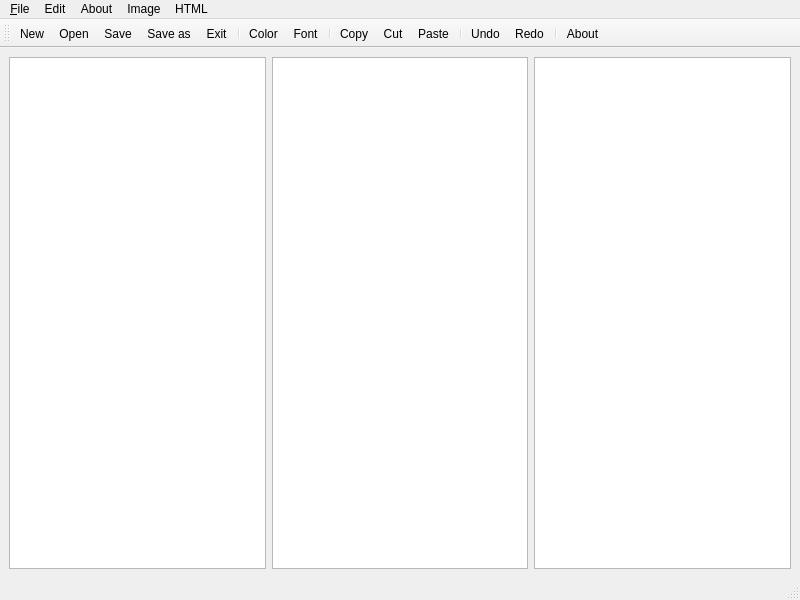
<?xml version="1.0" encoding="UTF-8"?>
<ui version="4.0">
 <class>MainWindow</class>
 <widget class="QMainWindow" name="MainWindow">
  <property name="geometry">
   <rect>
    <x>0</x>
    <y>0</y>
    <width>800</width>
    <height>600</height>
   </rect>
  </property>
  <property name="windowTitle">
   <string>MainWindow</string>
  </property>
  <widget class="QWidget" name="centralwidget">
   <layout class="QVBoxLayout" name="verticalLayout">
    <item>
     <layout class="QHBoxLayout" name="horizontalLayout">
      <item>
       <widget class="QTextEdit" name="textEdit"/>
      </item>
      <item>
       <widget class="QTextEdit" name="textEdit_2"/>
      </item>
      <item>
       <widget class="QTextBrowser" name="textBrowser"/>
      </item>
     </layout>
    </item>
   </layout>
  </widget>
  <widget class="QMenuBar" name="menubar">
   <property name="geometry">
    <rect>
     <x>0</x>
     <y>0</y>
     <width>800</width>
     <height>21</height>
    </rect>
   </property>
   <widget class="QMenu" name="menuFile">
    <property name="title">
     <string>&amp;File</string>
    </property>
    <addaction name="actionNew"/>
    <addaction name="actionOpen"/>
    <addaction name="actionSave"/>
    <addaction name="actionSave_as"/>
    <addaction name="actionExit"/>
   </widget>
   <widget class="QMenu" name="menuEdit">
    <property name="title">
     <string>Edit</string>
    </property>
    <addaction name="actionColor"/>
    <addaction name="actionFont"/>
    <addaction name="separator"/>
    <addaction name="actionCopy"/>
    <addaction name="actionCut"/>
    <addaction name="actionPaste"/>
    <addaction name="separator"/>
    <addaction name="actionUndo"/>
    <addaction name="actionRedo"/>
   </widget>
   <widget class="QMenu" name="menuAbout">
    <property name="title">
     <string>About</string>
    </property>
    <addaction name="actionAbout"/>
   </widget>
   <widget class="QMenu" name="menuImage">
    <property name="title">
     <string>Image</string>
    </property>
    <addaction name="actionImporter"/>
    <addaction name="actionRedimensionner"/>
    <addaction name="actionD_placer"/>
    <addaction name="actionSupprimer"/>
   </widget>
   <widget class="QMenu" name="menuHTML">
    <property name="title">
     <string>HTML</string>
    </property>
    <addaction name="actionRendu"/>
    <addaction name="actionRendu_HTML_preview"/>
    <addaction name="actionRender_all"/>
    <addaction name="actionExporter"/>
   </widget>
   <addaction name="menuFile"/>
   <addaction name="menuEdit"/>
   <addaction name="menuAbout"/>
   <addaction name="menuImage"/>
   <addaction name="menuHTML"/>
  </widget>
  <widget class="QStatusBar" name="statusbar"/>
  <widget class="QToolBar" name="toolBar">
   <property name="windowTitle">
    <string>toolBar</string>
   </property>
   <attribute name="toolBarArea">
    <enum>TopToolBarArea</enum>
   </attribute>
   <attribute name="toolBarBreak">
    <bool>false</bool>
   </attribute>
   <addaction name="actionNew"/>
   <addaction name="actionOpen"/>
   <addaction name="actionSave"/>
   <addaction name="actionSave_as"/>
   <addaction name="actionExit"/>
   <addaction name="separator"/>
   <addaction name="actionColor"/>
   <addaction name="actionFont"/>
   <addaction name="separator"/>
   <addaction name="actionCopy"/>
   <addaction name="actionCut"/>
   <addaction name="actionPaste"/>
   <addaction name="separator"/>
   <addaction name="actionUndo"/>
   <addaction name="actionRedo"/>
   <addaction name="separator"/>
   <addaction name="actionAbout"/>
  </widget>
  <action name="actionNew">
   <property name="icon">
    <iconset resource="Ressources.qrc">
     <normaloff>:/image/images/new.png</normaloff>:/image/images/new.png</iconset>
   </property>
   <property name="text">
    <string>New</string>
   </property>
  </action>
  <action name="actionOpen">
   <property name="icon">
    <iconset resource="Ressources.qrc">
     <normaloff>:/image/images/open.png</normaloff>:/image/images/open.png</iconset>
   </property>
   <property name="text">
    <string>Open</string>
   </property>
  </action>
  <action name="actionSave">
   <property name="icon">
    <iconset resource="Ressources.qrc">
     <normaloff>:/image/images/save.png</normaloff>:/image/images/save.png</iconset>
   </property>
   <property name="text">
    <string>Save</string>
   </property>
  </action>
  <action name="actionSave_as">
   <property name="icon">
    <iconset resource="Ressources.qrc">
     <normaloff>:/image/images/save_as.png</normaloff>:/image/images/save_as.png</iconset>
   </property>
   <property name="text">
    <string>Save as</string>
   </property>
  </action>
  <action name="actionExit">
   <property name="icon">
    <iconset resource="Ressources.qrc">
     <normaloff>:/image/images/exit.png</normaloff>:/image/images/exit.png</iconset>
   </property>
   <property name="text">
    <string>Exit</string>
   </property>
  </action>
  <action name="actionColor">
   <property name="checkable">
    <bool>true</bool>
   </property>
   <property name="icon">
    <iconset resource="Ressources.qrc">
     <normaloff>:/image/images/pencil.png</normaloff>:/image/images/pencil.png</iconset>
   </property>
   <property name="text">
    <string>Color</string>
   </property>
  </action>
  <action name="actionFont">
   <property name="icon">
    <iconset resource="Ressources.qrc">
     <normaloff>:/image/images/font.png</normaloff>:/image/images/font.png</iconset>
   </property>
   <property name="text">
    <string>Font</string>
   </property>
  </action>
  <action name="actionCopy">
   <property name="icon">
    <iconset resource="Ressources.qrc">
     <normaloff>:/image/images/copy.png</normaloff>:/image/images/copy.png</iconset>
   </property>
   <property name="text">
    <string>Copy</string>
   </property>
  </action>
  <action name="actionCut">
   <property name="icon">
    <iconset resource="Ressources.qrc">
     <normaloff>:/image/images/cut.png</normaloff>:/image/images/cut.png</iconset>
   </property>
   <property name="text">
    <string>Cut</string>
   </property>
  </action>
  <action name="actionPaste">
   <property name="icon">
    <iconset resource="Ressources.qrc">
     <normaloff>:/image/images/paste.png</normaloff>:/image/images/paste.png</iconset>
   </property>
   <property name="text">
    <string>Paste</string>
   </property>
  </action>
  <action name="actionUndo">
   <property name="icon">
    <iconset resource="Ressources.qrc">
     <normaloff>:/image/images/edit_undo.png</normaloff>:/image/images/edit_undo.png</iconset>
   </property>
   <property name="text">
    <string>Undo</string>
   </property>
  </action>
  <action name="actionRedo">
   <property name="icon">
    <iconset resource="Ressources.qrc">
     <normaloff>:/image/images/edit_redo.png</normaloff>:/image/images/edit_redo.png</iconset>
   </property>
   <property name="text">
    <string>Redo</string>
   </property>
  </action>
  <action name="actionAbout">
   <property name="icon">
    <iconset resource="Ressources.qrc">
     <normaloff>:/image/images/info.png</normaloff>:/image/images/info.png</iconset>
   </property>
   <property name="text">
    <string>About</string>
   </property>
  </action>
  <action name="actionImporter">
   <property name="text">
    <string>Importer</string>
   </property>
  </action>
  <action name="actionRendu">
   <property name="text">
    <string> Render txt → HTML</string>
   </property>
  </action>
  <action name="actionRedimensionner">
   <property name="text">
    <string>Redimensionner</string>
   </property>
  </action>
  <action name="actionD_placer">
   <property name="text">
    <string>Déplacer</string>
   </property>
  </action>
  <action name="actionSupprimer">
   <property name="text">
    <string>Supprimer</string>
   </property>
  </action>
  <action name="actionRendu_HTML_preview">
   <property name="text">
    <string>Render HTML →preview</string>
   </property>
  </action>
  <action name="actionRender_all">
   <property name="text">
    <string>Render all</string>
   </property>
  </action>
  <action name="actionExporter">
   <property name="text">
    <string>Exporter</string>
   </property>
  </action>
 </widget>
 <resources>
  <include location="Ressources.qrc"/>
 </resources>
 <connections/>
</ui>
